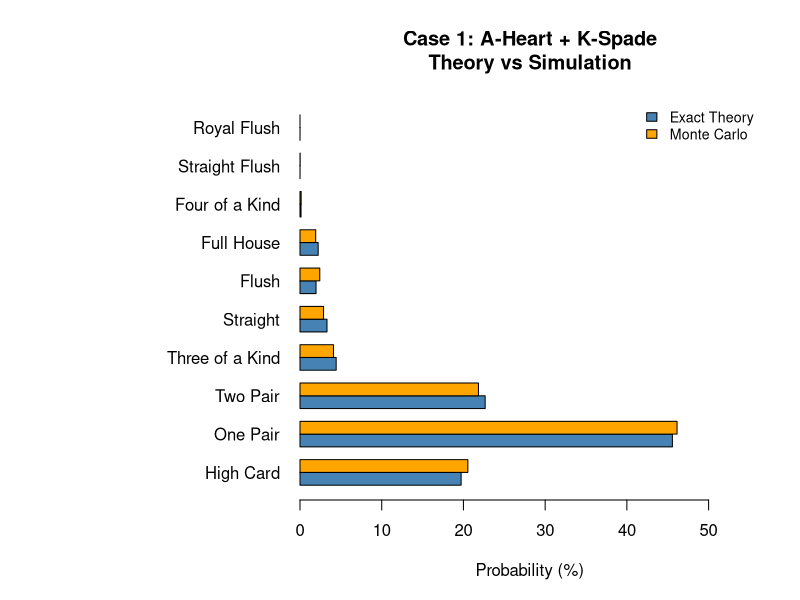
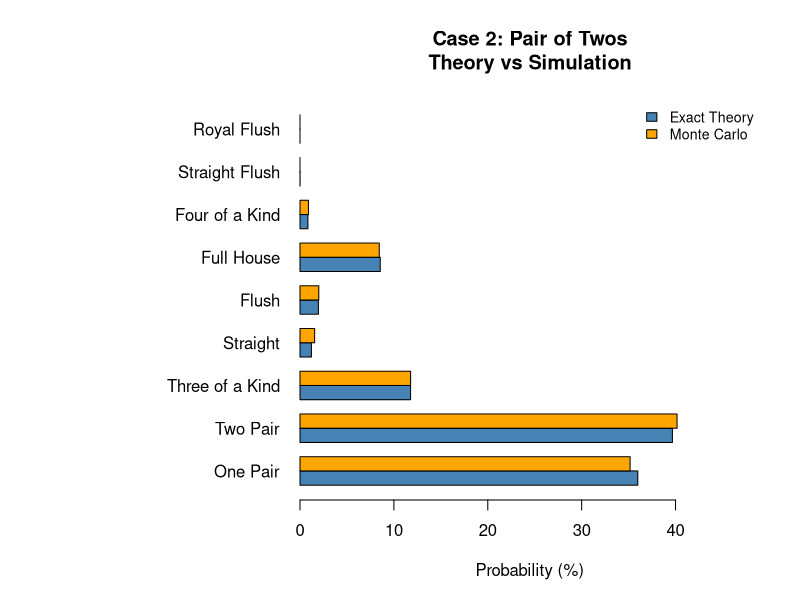
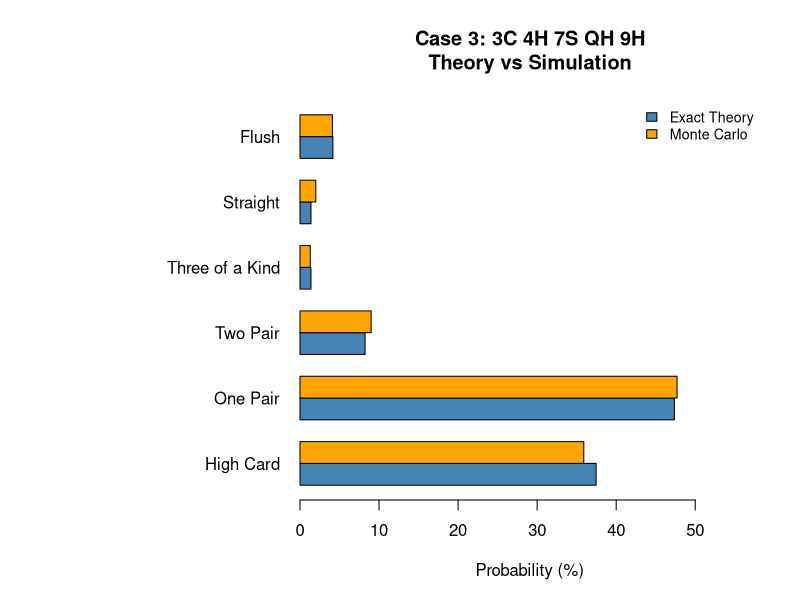
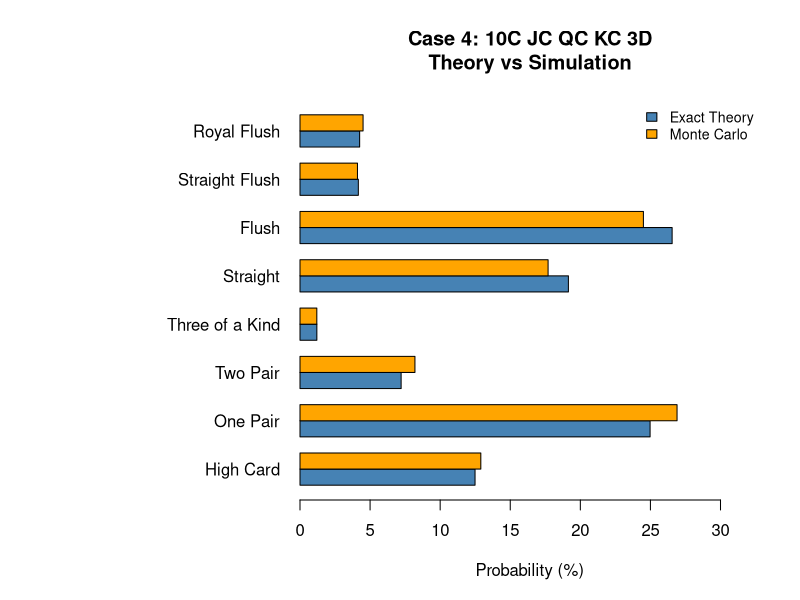
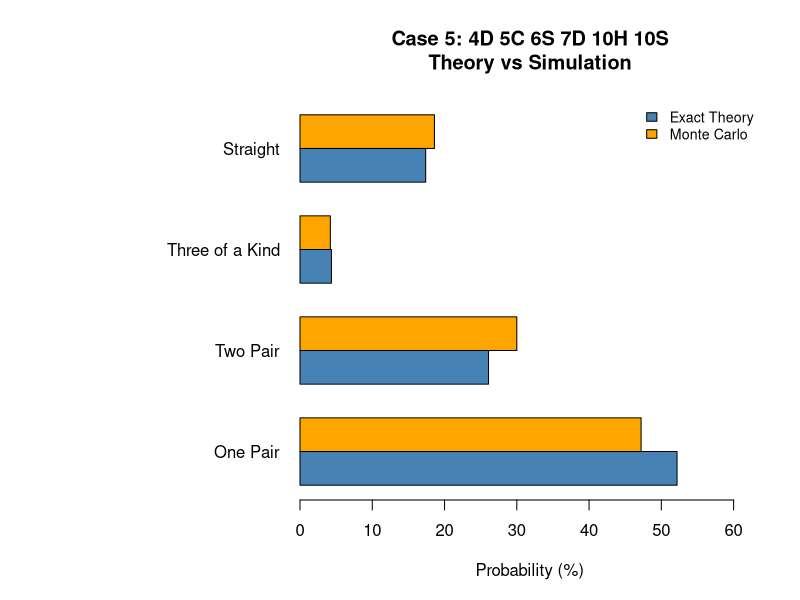
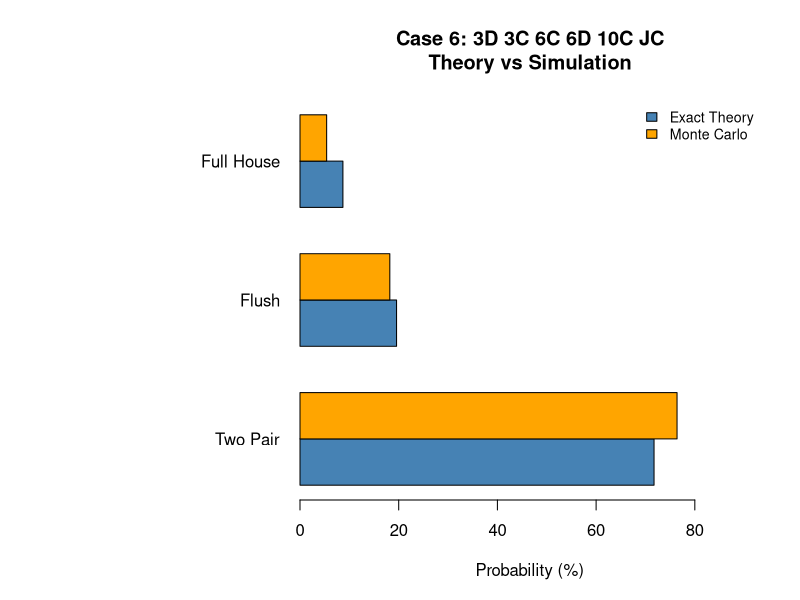
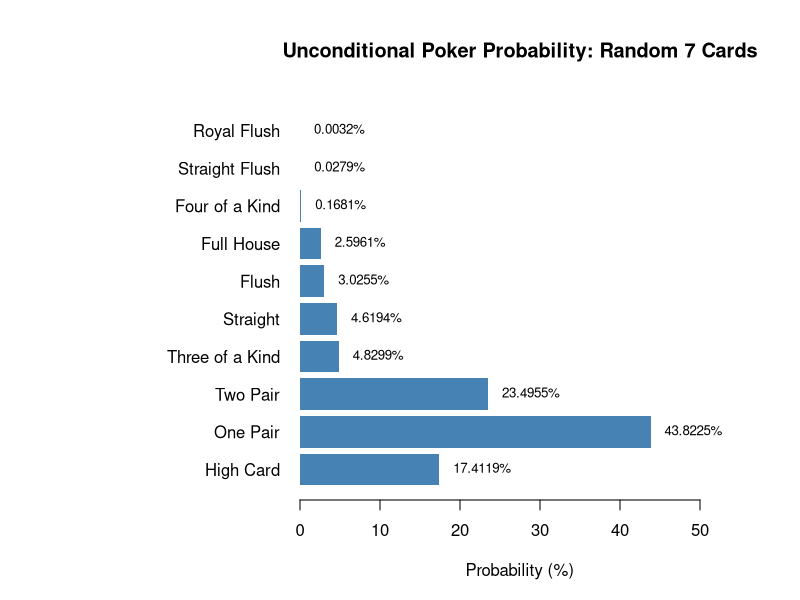
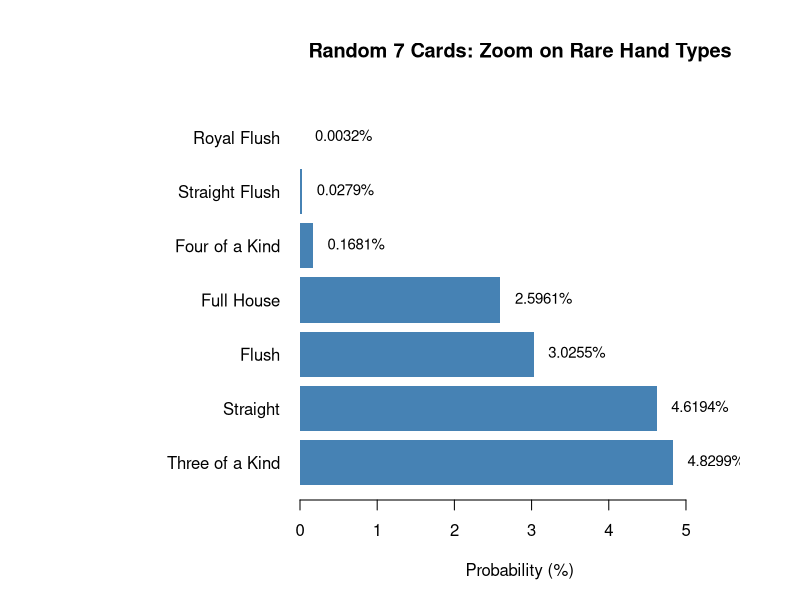

Write the R code that produced these figures, in order.
# Week 12 - Poker Probability Visualization
# Base R only. No additional packages and no need to re-run the simulations.
# Input: the six simulated counts from the HTML report (2026-11-17)
#        and the exact combinatorial counts from the theory report.
# Output: six conditional comparison PNG charts, one Excel trend PNG,
#         two unconditional 7-card distribution PNG charts,
#         one unconditional CSV table, and a combined comparison CSV.
# Unconditional 7-card counts use the exact number of distinct 7-card draws,
# and all categories use the BEST 5-card hand within those 7 cards.


# 1. Hand categories are kept in the same order as the Testing report.
types <- c("Royal Flush", "Straight Flush", "Four of a Kind", "Full House",
           "Flush", "Straight", "Three of a Kind", "Two Pair",
           "One Pair", "High Card")

case_names <- c("Case 1: A-Heart + K-Spade",
                "Case 2: Pair of Twos",
                "Case 3: 3C 4H 7S QH 9H",
                "Case 4: 10C JC QC KC 3D",
                "Case 5: 4D 5C 6S 7D 10H 10S",
                "Case 6: 3D 3C 6C 6D 10C JC")

# Each row below corresponds to the same ten hand types listed above.
# Exact counts are from all possible draws, not from another simulation.
exact_counts <- list(
  c(94, 122, 2668, 47124, 41562, 69954, 93808, 480080, 965568, 417780),
  c(4, 212, 17848, 181104, 41562, 25816, 249458, 840456, 762300, 0),
  c(0, 0, 0, 0, 45, 15, 15, 89, 512, 405),
  c(46, 45, 0, 0, 287, 207, 13, 78, 270, 135),
  c(0, 0, 0, 0, 0, 8, 2, 12, 24, 0),
  c(0, 0, 0, 4, 9, 0, 0, 33, 0, 0)
)

# Simulated counts are copied from the uploaded HTML report.
sim_counts <- list(
  c(0, 1, 7, 96, 121, 144, 205, 1092, 2307, 1027),
  c(0, 0, 45, 422, 100, 78, 589, 2008, 1758, 0),
  c(0, 0, 0, 0, 41, 20, 13, 90, 477, 359),
  c(45, 41, 0, 0, 245, 177, 12, 82, 269, 129),
  c(0, 0, 0, 0, 0, 93, 21, 150, 236, 0),
  c(0, 0, 0, 27, 91, 0, 0, 382, 0, 0)
)

exact_totals <- c(2118760, 2118760, 1081, 1081, 46, 46)
sim_totals <- c(5000, 5000, 1000, 1000, 500, 500)

# 7-card unconditional benchmark: no fixed cards, draw 7 cards uniformly.
# Categories are mutually exclusive; Royal Flush is kept separate
# from other Straight Flushes, matching the ten categories in the tests.
# Counts total choose(52, 7) = 133,784,560 combinations.
unconditional_7_counts <- c(
  4324,      # Royal Flush
  37260,     # Straight Flush (excluding Royal Flush)
  224848,    # Four of a Kind
  3473184,   # Full House
  4047644,   # Flush
  6180020,   # Straight
  6461620,   # Three of a Kind
  31433400,  # Two Pair
  58627800,  # One Pair
  23294460   # High Card
)
unconditional_7_total <- choose(52, 7)
stopifnot(sum(unconditional_7_counts) == unconditional_7_total)
unconditional_7_percent <- unconditional_7_counts / unconditional_7_total * 100
unconditional_7_data <- data.frame(
  Hand_Type = types,
  Exact_Count = unconditional_7_counts,
  Probability_Percent = round(unconditional_7_percent, 8)
)

# Basic checks prevent plotting mismatched data.
for (i in 1:6) {
  stopifnot(length(exact_counts[[i]]) == 10,
            length(sim_counts[[i]]) == 10,
            sum(exact_counts[[i]]) == exact_totals[i],
            sum(sim_counts[[i]]) == sim_totals[i])
}

# 2. Make a folder for all output files.
output_dir <- "Week12_Charts"
if (!dir.exists(output_dir)) dir.create(output_dir)

# 3. Plot one grouped horizontal bar chart per fixed-hand case.
all_results <- list()
for (i in 1:6) {
  theory <- exact_counts[[i]] / exact_totals[i] * 100
  simulation <- sim_counts[[i]] / sim_totals[i] * 100

  # Avoid ten crowded labels when some hand types are mathematically impossible.
  shown <- rev(which(theory > 0 | simulation > 0))
  bars <- rbind("Theory" = theory[shown], "Simulation" = simulation[shown])

  file_name <- file.path(output_dir, paste0("Case", i, "_Theory_vs_Simulation.png"))
  png(file_name, width = 1400, height = 900, res = 140)
  par(mar = c(5, 15, 5, 2))
  barplot(bars,
          beside = TRUE,
          horiz = TRUE,
          names.arg = types[shown],
          las = 1,
          col = c("steelblue", "orange"),
          xlab = "Probability (%)",
          main = paste0(case_names[i], "\nTheory vs Simulation"),
          xlim = c(0, max(bars) * 1.22))
  legend("topright", legend = c("Exact Theory", "Monte Carlo"),
         fill = c("steelblue", "orange"), bty = "n", cex = 0.85)
  dev.off()

  all_results[[i]] <- data.frame(
    Case = i,
    Hand_Type = types,
    Exact_Count = exact_counts[[i]],
    Theory_Percent = round(theory, 5),
    Simulation_Count = sim_counts[[i]],
    Simulation_Percent = round(simulation, 5),
    Difference_pp = round(simulation - theory, 5),
    Unconditional_7Card_Percent = round(unconditional_7_percent, 8)
  )
}

# 4. Create a CSV with every numerical comparison for the report.
comparison <- do.call(rbind, all_results)
write.csv(comparison,
          file.path(output_dir, "All_Cases_Theory_vs_Simulation.csv"),
          row.names = FALSE)

# Save the unconditional baseline as a separate table as well.
write.csv(unconditional_7_data,
          file.path(output_dir, "Unconditional_7Card_Distribution.csv"),
          row.names = FALSE)

# 5. Plot the unconditional best-five-from-seven distribution.
# The ordinary probability chart shows the dominant hand types.
png(file.path(output_dir, "Unconditional_7Card_Distribution.png"),
    width = 1500, height = 960, res = 150)
par(mar = c(5, 15, 5, 3))
plot_order <- 10:1
bar_centers <- barplot(unconditional_7_percent[plot_order],
    horiz = TRUE, names.arg = types[plot_order], las = 1,
    col = "steelblue", border = NA, xlim = c(0, 55),
    xlab = "Probability (%)",
    main = "Unconditional Poker Probability: Random 7 Cards")
text(unconditional_7_percent[plot_order] + 0.5, bar_centers,
     labels = sprintf("%.4f%%", unconditional_7_percent[plot_order]),
     pos = 4, cex = 0.8, xpd = FALSE)
dev.off()

# Zoom into all categories below 5% so rare events are visible.
rare_order <- rev(which(unconditional_7_percent < 5))
png(file.path(output_dir, "Unconditional_7Card_Rare_Hands.png"),
    width = 1500, height = 900, res = 150)
par(mar = c(5, 15, 5, 3))
rare_centers <- barplot(unconditional_7_percent[rare_order],
    horiz = TRUE, names.arg = types[rare_order], las = 1,
    col = "steelblue", border = NA, xlim = c(0, 5.7),
    xlab = "Probability (%)",
    main = "Random 7 Cards: Zoom on Rare Hand Types")
text(unconditional_7_percent[rare_order] + 0.06, rare_centers,
     labels = sprintf("%.4f%%", unconditional_7_percent[rare_order]),
     pos = 4, cex = 0.9, xpd = FALSE)
dev.off()


# 6. Trend plot using the corresponding data in Poker Probability.xlsx.
# Values below are percentages for random 5-, 6-, and 7-card pools.
card_numbers <- 5:7
high_card <- c(50.1177, 32.50, 17.41)
one_pair  <- c(42.2569, 47.80, 43.82)
two_pair  <- c(4.7539, 12.44, 23.50)

png(file.path(output_dir, "Excel_5_6_7_Card_Trend.png"),
    width = 1200, height = 780, res = 140)
par(mar = c(5, 5, 4, 2))
plot(card_numbers, high_card, type = "b", pch = 16,
     col = "steelblue", lwd = 3, xaxt = "n",
     ylim = c(0, 55), xlab = "Number of Cards",
     ylab = "Probability (%)",
     main = "Poker Probability by Number of Cards (Excel)")
axis(1, at = card_numbers)
lines(card_numbers, one_pair, type = "b", pch = 17, col = "orange", lwd = 3)
lines(card_numbers, two_pair, type = "b", pch = 15, col = "darkgreen", lwd = 3)
legend("topright", legend = c("High Card", "One Pair", "Two Pair"),
       col = c("steelblue", "orange", "darkgreen"),
       lty = 1, pch = c(16, 17, 15), bty = "n")
dev.off()

cat("Finished: 9 PNG charts + 2 CSV tables.\n")
cat("Output folder: ", normalizePath(output_dir), "\n", sep = "")
